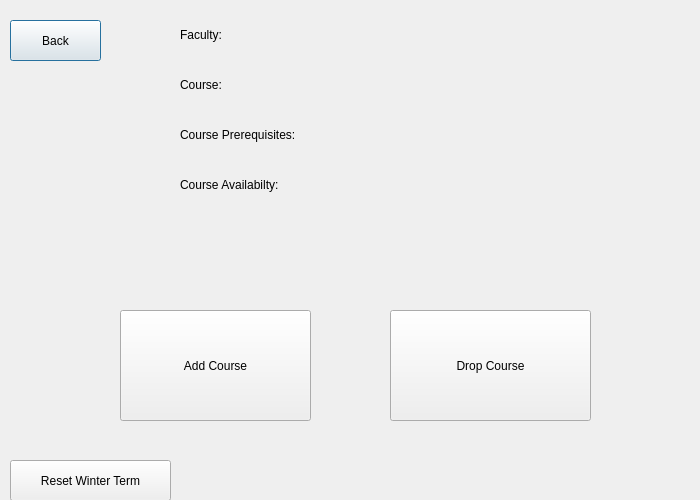
<?xml version="1.0" encoding="UTF-8"?>
<ui version="4.0">
 <class>winterTermPage</class>
 <widget class="QDialog" name="winterTermPage">
  <property name="geometry">
   <rect>
    <x>0</x>
    <y>0</y>
    <width>700</width>
    <height>500</height>
   </rect>
  </property>
  <property name="windowTitle">
   <string>Dialog</string>
  </property>
  <widget class="QLabel" name="facultylabel">
   <property name="geometry">
    <rect>
     <x>180</x>
     <y>10</y>
     <width>700</width>
     <height>50</height>
    </rect>
   </property>
   <property name="text">
    <string>Faculty:</string>
   </property>
  </widget>
  <widget class="QPushButton" name="back">
   <property name="geometry">
    <rect>
     <x>10</x>
     <y>20</y>
     <width>91</width>
     <height>41</height>
    </rect>
   </property>
   <property name="text">
    <string>Back</string>
   </property>
  </widget>
  <widget class="QLabel" name="courselabel">
   <property name="geometry">
    <rect>
     <x>180</x>
     <y>60</y>
     <width>700</width>
     <height>50</height>
    </rect>
   </property>
   <property name="text">
    <string>Course:</string>
   </property>
  </widget>
  <widget class="QPushButton" name="addCourse">
   <property name="geometry">
    <rect>
     <x>120</x>
     <y>310</y>
     <width>191</width>
     <height>111</height>
    </rect>
   </property>
   <property name="text">
    <string>Add Course</string>
   </property>
  </widget>
  <widget class="QPushButton" name="resetWinterTerm">
   <property name="geometry">
    <rect>
     <x>10</x>
     <y>460</y>
     <width>161</width>
     <height>41</height>
    </rect>
   </property>
   <property name="text">
    <string>Reset Winter Term</string>
   </property>
  </widget>
  <widget class="QLabel" name="errormessagebox">
   <property name="geometry">
    <rect>
     <x>10</x>
     <y>250</y>
     <width>681</width>
     <height>41</height>
    </rect>
   </property>
   <property name="text">
    <string/>
   </property>
  </widget>
  <widget class="QLabel" name="courseavailability">
   <property name="geometry">
    <rect>
     <x>180</x>
     <y>160</y>
     <width>700</width>
     <height>50</height>
    </rect>
   </property>
   <property name="text">
    <string>Course Availabilty: </string>
   </property>
  </widget>
  <widget class="QLabel" name="courseprereqs">
   <property name="geometry">
    <rect>
     <x>180</x>
     <y>110</y>
     <width>700</width>
     <height>50</height>
    </rect>
   </property>
   <property name="text">
    <string>Course Prerequisites:</string>
   </property>
  </widget>
  <widget class="QPushButton" name="dropCourse">
   <property name="geometry">
    <rect>
     <x>390</x>
     <y>310</y>
     <width>201</width>
     <height>111</height>
    </rect>
   </property>
   <property name="text">
    <string>Drop Course</string>
   </property>
  </widget>
 </widget>
 <resources/>
 <connections/>
</ui>
